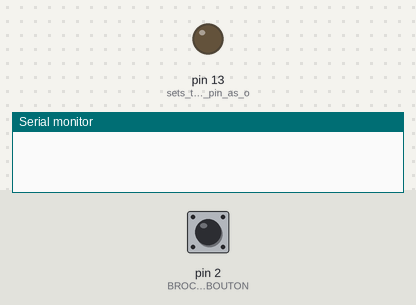
The sketch below on a simulated Arduino Uno, built with avr-gcc and run on an emulated ATmega328P. Shown: output pins drawn as LEDs (lit = HIGH), the last lines printed to the serial monitor. Dashed ring = blinking. Inputs (shaded band) come from the test bench; at power-on: pin 2 (BROCHE_BOUTON) LOW.

Above: at 1.2 s.
1.3 s: pin 2 (BROCHE_BOUTON) pulsed HIGH 5 times (0.12 s each, 0.3 s apart)
At 1.63 s:
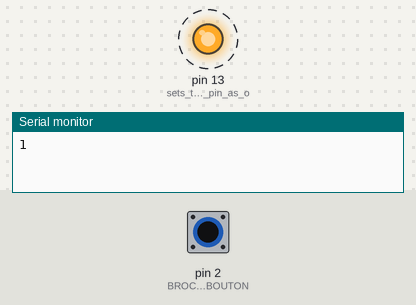
At 3.3 s:
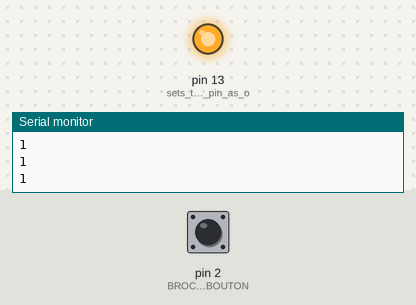
Timing chart, 0 to 4.8 s (numbered marks = the images above; inputs shaded):
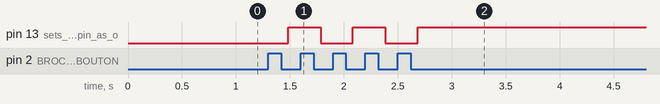

The sketch:

arduino_bouton.ino
```cpp
/*
 * Envoi d'un message série pour donner l'état d'un bouton
 * La Baleine, Quimper, Dour Ru, 20220201 / pierre@lesporteslogiques.net
 * Processing 4.0b2 / Arduino 1.8.5 @ kirin / Debian Stretch 9.5
 * + lib. OneButton v2.0.4 de Matthias Hertel https://github.com/mathertel/OneButton
 */

#include <OneButton.h>
#define BROCHE_BOUTON           2

OneButton bouton(BROCHE_BOUTON, false, false);

void setup() {
  pinMode(13, OUTPUT);      // sets the digital pin as output
  bouton.attachClick(clicBouton);
  Serial.begin(9600);
}

void loop() {
  bouton.tick(); // surveiller le bouton
  delay(10);
}

void clicBouton() {
  // Vérification visuelle, la LED change d'état quand on clique le bouton
  static int m = LOW;
  m = !m;
  digitalWrite(13, m);
  // Envoyer le message sur le port série
  Serial.println("1"); // Important : 1 est la valeur traitée par processing
}
```

Measured:
- after the input at 1.3 s, pin 13 (sets_the_digital_pin_as_o): alternates HIGH for 0.30 s and LOW for 0.30 s, 5 changes in all, then stays HIGH, starting after 0.18 s
